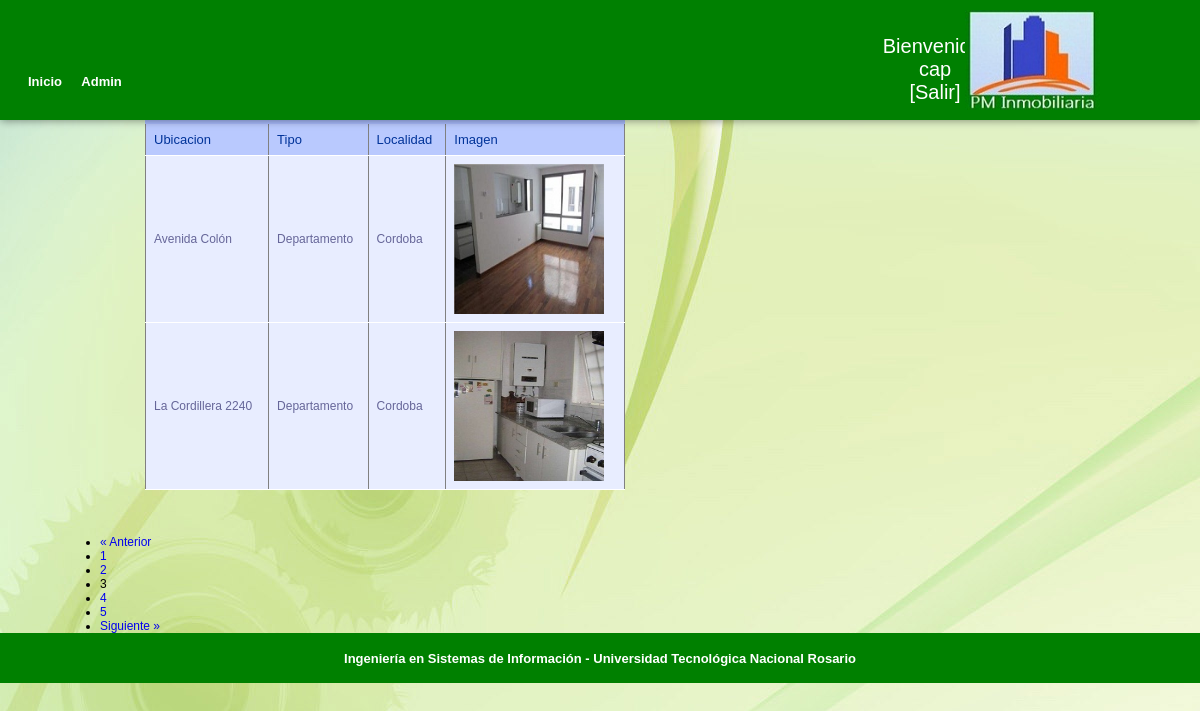
Page /departamentos.php?page=3 (signed in) on the committed database.
### tables this page shows
CREATE TABLE `inmuebles` (
  `id` varchar(10) NOT NULL,
  `ubicacion` varchar(30) NOT NULL,
  `tipo` int(15) NOT NULL,
  `estado` varchar(12) NOT NULL,
  `localidad` int(20) NOT NULL,
  `provincia` int(20) NOT NULL,
  `imagen` varchar(20) NOT NULL,
  PRIMARY KEY (`id`)
);

CREATE TABLE `tipo` (
  `idTipo` varchar(25) NOT NULL,
  `descripcionTipo` varchar(25) NOT NULL,
  PRIMARY KEY (`idTipo`)
);

CREATE TABLE `localidad` (
  `idLocalidad` varchar(20) NOT NULL,
  `nombreLocalidad` varchar(25) NOT NULL,
  `idProvincia` varchar(20) NOT NULL,
  PRIMARY KEY (`idLocalidad`)
);

### departamentos.php (the view, shortened to what this page needs)
<!DOCTYPE html PUBLIC "-//W3C//DTD XHTML 1.0 Transitional//EN" "http://www.w3.org/TR/xhtml1/DTD/xhtml1-transitional.dtd">
<html xmlns="http://www.w3.org/1999/xhtml">
<head>
<link rel="stylesheet" type="text/css" href="header.css"/>
<link rel="stylesheet" type="text/css" href="posicionamientoPrincipal.css"/>
<link rel="stylesheet" type="text/css" href="estiloPrincipal.css"/>
<link rel="stylesheet" type="text/css" href="base.css"/>
<link rel="stylesheet" type="text/css" href="elementos.css"/>
<link rel="stylesheet" type="text/css" href="footer.css"/>
<link rel="stylesheet" type="text/css" href="body.css"/>
<link rel="stylesheet" type="text/css" href="botones.css"/>
<link rel="stylesheet" type="text/css" href="Tablas.css"/>
</head>
<body>
<div id="header">
          <div id="cont_header_h">
            <div id="menu_header_h">
			<?php
			  if(isset($_SESSION['usuario']))
			  { ?>
			<a href="principalUsuario.php" target="_self" >Inicio</a>
			<a href="BuenosAiresLogueado.php" target="_self"  >Buenos Aires</a>
			<a href="RosarioLogueado.php" target="_self" >Rosario</a>
			<a href="CordobaLogueado.php" target="_self" >Córdoba</a>
			<a href="PreguntasFrecuentes.php" target="_self" >Preguntas Frecuentes</a>
			<a href="Contacto.php" target="_self"  >Contacto</a>
			<a href="Newsletter.php" target="_self">Newsletter</a>
			<?php	} else if (isset($_SESSION['admin']))
			{
		?><a href="principalAdministrador.php" target="_self" >Inicio</a>
		  <a href="MenuAdmin.html" target="_self" >Admin</a>
			<?php } ?>
			</div>
		  </div>
		   <div id="nombre_sesion">
		  <?php if(isset($_SESSION['usuario']))
		  {
		echo "Bienvenido: ".$_SESSION['usuario'];
		  ?> </br>
		  <a class="link_salir" name="s" href="salir.php">[Salir]</a>
		  <?php } else if(isset($_SESSION['admin']))
		  {
		  echo "Bienvenido: ".$_SESSION['admin'];?> </br>
		   <a class="link_salir" name="s" href="salir.php">[Salir]</a>
		   <?php } ?>
		  </div>
		  <?php if(isset($_SESSION['usuario']))
		  { ?>
		  <a href="principalUsuario.php"><img class="logo" src="imagen/logo.jpg" alt="Imagen Logo"
				title="Imagen Logo" /></a>
		  <?php } else if(isset($_SESSION['admin'])) { ?>
           <a href="principalAdmin.php"><img class="logo" src="imagen/logo.jpg" alt="Imagen Logo"
				title="Imagen Logo" /></a>
		   <?php } else {?>
		  <a href="index.php"><img class="logo" src="imagen/logo.jpg" alt="Imagen Logo"
				title="Imagen Logo" /></a>
            <?php } ?>
</div>
<div id="contenido">
<?php
include("conexion.inc");
if(isset($_GET['page']))
{
    $page= $_GET['page'];
}
else
{
    $page=1;
}
$consulta="SELECT * FROM inmuebles INNER JOIN localidad ON
inmuebles.localidad=localidad.idLocalidad INNER JOIN tipo ON
inmuebles.tipo=tipo.idTipo INNER JOIN precio ON
inmuebles.id=precio.idInmueble
WHERE tipo.descripcionTipo='Departamento'
AND precio.fechaDesde<=CURRENT_DATE
GROUP BY inmuebles.id";
$datos=mysql_query($consulta,$link);
$num_rows=mysql_num_rows($datos);
$rows_per_page= 2;
$lastpage= ceil($num_rows / $rows_per_page);
$page=(int)$page;
$limit= 'LIMIT '. ($page -1) * $rows_per_page . ',' .$rows_per_page;
$consulta .=" $limit";
$resultado=mysql_query($consulta,$link);
if(!$resultado)
{
        die('Invalid query: ' . mysql_error());
}
else
{
      ?> <table border="1">
			<thead>
	      		<tr><th>Ubicacion</th><th>Tipo</th><th> Localidad</th><th>Imagen</th></tr>
	      	</thead>
	      	<tbody>
    <?php while($row =  mysql_fetch_assoc($resultado))
    	  {  ?>
        	<tr>
            <td><?php echo ($row['ubicacion']); ?></td>
            <td><?php echo ($row['descripcionTipo']); ?></td>
			<td><?php echo ($row['nombreLocalidad']); ?></td>
			<td><img src="imagen/<?php echo ($row['imagen']); ?>" width="150" height="150" alt="Imagen departamento"
				title="Imagen departamento" /></td>
</tr>
   <?php  } ?>
      		</tbody>
      	</table>
<?php
	if($num_rows != 0)
	{
	   $nextpage= $page +1;
	   $prevpage= $page -1;
	   ?><ul id="pagination-digg"><?php
		   if ($page == 1)
		   {
		 	?>
		      <li class="previous-off">&laquo; Anterior</li>
		      <li class="active">1</li>
		 <?php
			  for($i= $page+1; $i<= $lastpage ; $i++)
			  {?>
			  	<li><a href="departamentos.php?page=<?php echo $i;?>"><?php echo $i;?></a></li>
		<?php }
			if($lastpage >$page )
			{?>
		    	<li class="next"><a href="departamentos.php?page=<?php echo $nextpage;?>" >Siguiente &raquo;</a></li><?php
			}
			else
			{?>
				<li class="next-off">Siguiente &raquo;</li>
		<?php
			}
		}
		else
		{
		?>
		 	<li class="previous"><a href="departamentos.php?page=<?php echo $prevpage;?>">&laquo; Anterior</a></li><?php
			 for($i= 1; $i<= $lastpage ; $i++)
			 {
		  		if($page == $i)
		  		{
			?>		<li class="active"><?php echo $i;?></li><?php
				}
				else
				{
			?>		<li><a href="departamentos.php?page=<?php echo $i;?>" ><?php echo $i;?></a></li><?php
				}
			}
	        if($lastpage >$page )
	        {	?>
	        	<li class="next"><a href="departamentos.php?page=<?php echo $nextpage;?>">Siguiente &raquo;</a></li><?php
		    }
		    else
		    {
		?> 		<li class="next-off">Siguiente &raquo;</li><?php
		  	}
		}
	?></ul></div><?php
	}
}
?>
<div id="footer"><div id="footerhijo">Ingeniería en Sistemas de Información - Universidad Tecnológica Nacional Rosario</div></div>
</body>
</html>

### header.css (style rules this page uses)
a, a img { border:none; text-decoration:none; outline:none; }
* { margin:0; padding:0; }
#header { float:left; border-color:#009900; }
#cont_header_h { float:left; width:850px; height:110px; margin-left:20px; overflow:hidden; position:relative; }
.logo { position:absolute; top:10px; right:100px; float:left; width:135px; height:100px; }
#menu_header_h { float:left; position:absolute; bottom: 10px; right:100px; width:750px; }
#menu_header_h a { display:inline-block; height:33px; font:bold 13px Arial, Helvetica, sans-serif; color:#FFFFFF; margin-top:37px; text-align:center; padding: 5px 8px 0 8px; line-height: 30px; }
#nombre_sesion { color:#FFFFFF; font-size:20px; font:bold; text-align:center; margin-right:200px; margin-top:35px; }
.link_salir { color:#FFFFFF; text-align:center; }

### posicionamientoPrincipal.css (style rules this page uses)
body { background-image:url(imagen/Fondo.jpg); }
#contenido { margin-left:100px; clear:left; }

### base.css (style rules this page uses)
a, a img { border:none; outline:none; text-decoration:none; }
* { margin:0; padding:0; }
body { background-color:#F4F4F4; font-family:Arial, Helvetica, sans-serif; font-size:12px; font-style:normal; font-variant:normal; font-weight:normal; line-height:normal; margin:0; }
#header { -webkit-box-shadow:rgba(0, 0, 0, 0.4) 1px 1px 8px; background-image:url(imagen/fondoheader.jpg); box-shadow:rgba(0, 0, 0, 0.4) 1px 1px 8px; height:120px; overflow:hidden; position:relative; width:100%; z-index:10; }
#footer { background-color:#008000; background-position:50% 100%; overflow:hidden; width:100%; height:50px; text-align:center; display: table; font:bold 13px Arial, Helvetica, sans-serif; }
#footerhijo { display: table-cell; vertical-align: middle; color:#FFFFFF; }

### footer.css (style rules this page uses)
* { margin:0; padding:0; }

### body.css (style rules this page uses)
a, a img { border:none; text-decoration:none; outline:none; }
* { margin:0; padding:0; }

### Tablas.css (style rules this page uses)
table { font-family: "Lucida Sans Unicode", "Lucida Grande", Sans-Serif; font-size: 12px; margin: 45px; width: 480px; text-align: left; border-collapse: collapse; }
th { font-size: 13px; font-weight: normal; padding: 8px; background: #b9c9fe; border-top: 4px solid #aabcfe; border-bottom: 1px solid #fff; color: #039; }
td { padding: 8px; background: #e8edff; border-bottom: 1px solid #fff; color: #669; border-top: 1px solid transparent; }

### rows in the picture
inmuebles: ubicacion "Avenida Colón", tipo.descripcionTipo "Departamento", localidad.nombreLocalidad "Cordoba", imagen (picture)
inmuebles: ubicacion "La Cordillera 2240", tipo.descripcionTipo "Departamento", localidad.nombreLocalidad "Cordoba", imagen (picture)

### other values in the picture
$_SESSION['admin'] "cap"
